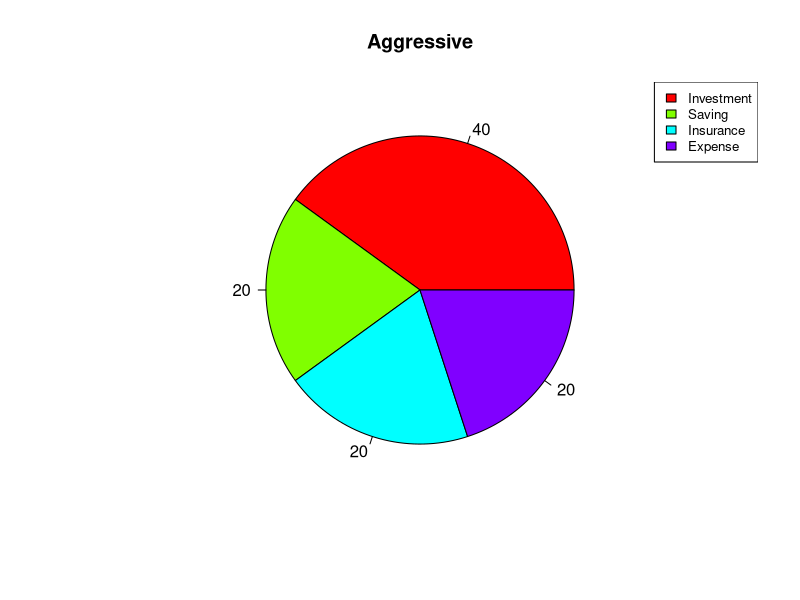
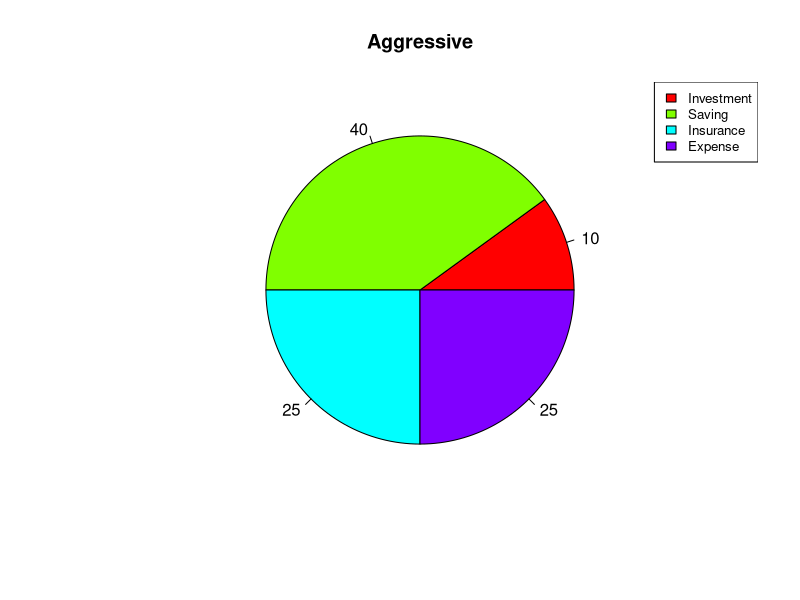
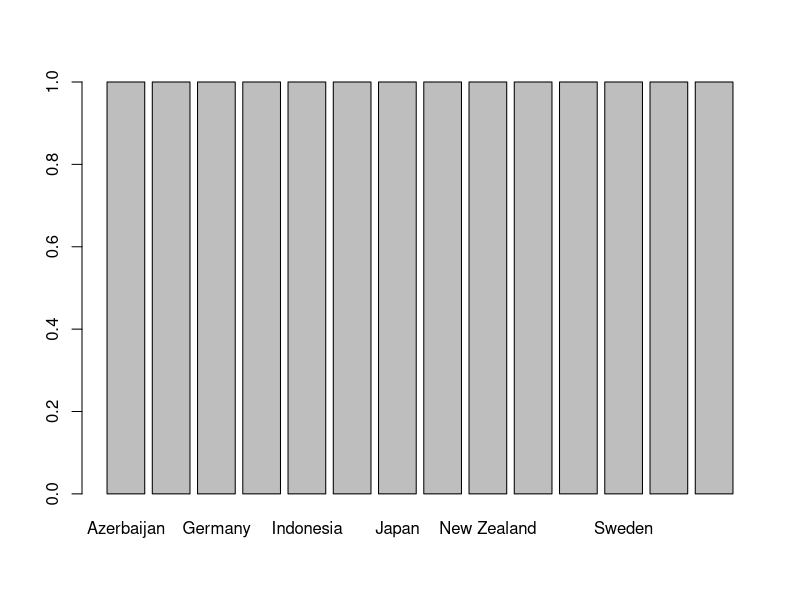

These charts were generated, in order, by the following R code: (Note: this script raises an error after producing the figures.)
## ---- chunk 1
knitr::opts_chunk$set(echo = TRUE)
## ---- chunk 2
x <- c(40, 20, 20, 20)
labels <- c("Investment", "Saving", "Insurance", "Expense")
piepercent<- round(100*x/sum(x), 1)

pie(x,labels = piepercent, main = "Aggressive", col = rainbow(length(x)))
legend("topright", c("Investment", "Saving", "Insurance", "Expense"), cex = 0.8,
   fill = rainbow(length(x)))
# (echo = FALSE)
## ---- chunk 3
x <- c(10, 40, 25, 25)
labels <- c("Investment", "Saving", "Insurance", "Expense")
piepercent<- round(100*x/sum(x), 1)

pie(x,labels = piepercent, main = "Aggressive", col = rainbow(length(x)))
legend("topright", c("Investment", "Saving", "Insurance", "Expense"), cex = 0.8,
   fill = rainbow(length(x)))
# (echo = FALSE)
## ---- chunk 4
library(readr)
data <- read.csv("financial-literacy-survey.csv")
print(data)

## ---- chunk 5
x = mean(data$Overall_Ranking)

sprintf("Mean: %.2f", x)
## ---- chunk 6
std = sd(data$Overall_Ranking)

sprintf("Standard Deviation: %.2f", std)
## ---- chunk 7
library(tidyverse)

data$Country <- as.factor(data$Country)

barplot(table(data$Country))
## ---- chunk 8
    library(readr)
data2 <- read.csv("relation-per-capita-GDP-adult-deposit.csv")
head(data, 5)
## ---- chunk 9
summary(data2)
## ---- chunk 10
x = mean(data$Log_of_GDP_per_capita)

sprintf("Mean: %.2f", x)
## ---- chunk 11
std = sd(data$Overall_Ranking)

sprintf("Standard Deviation: %.2f", std)
## ---- chunk 12
library(tidyverse)

data2$Country <- as.factor(data$Country)

barplot(table(data2$Country))
